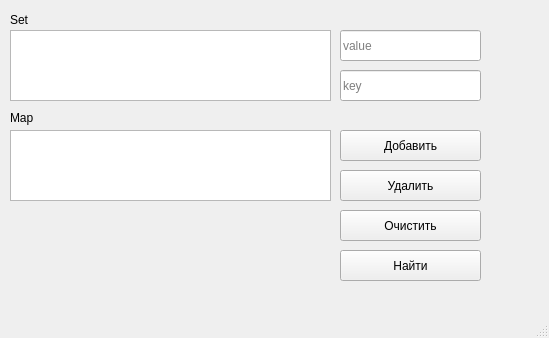
<?xml version="1.0" encoding="UTF-8"?>
<ui version="4.0">
 <class>MainWindow</class>
 <widget class="QMainWindow" name="MainWindow">
  <property name="geometry">
   <rect>
    <x>0</x>
    <y>0</y>
    <width>549</width>
    <height>338</height>
   </rect>
  </property>
  <property name="windowTitle">
   <string>MainWindow</string>
  </property>
  <widget class="QWidget" name="centralwidget">
   <widget class="QPushButton" name="addButton">
    <property name="geometry">
     <rect>
      <x>340</x>
      <y>130</y>
      <width>141</width>
      <height>31</height>
     </rect>
    </property>
    <property name="text">
     <string>Добавить</string>
    </property>
   </widget>
   <widget class="QListWidget" name="listWidget">
    <property name="geometry">
     <rect>
      <x>10</x>
      <y>30</y>
      <width>321</width>
      <height>71</height>
     </rect>
    </property>
   </widget>
   <widget class="QLineEdit" name="lineEdit">
    <property name="geometry">
     <rect>
      <x>340</x>
      <y>30</y>
      <width>141</width>
      <height>31</height>
     </rect>
    </property>
    <property name="placeholderText">
     <string>value</string>
    </property>
   </widget>
   <widget class="QListWidget" name="listWidget_2">
    <property name="geometry">
     <rect>
      <x>10</x>
      <y>130</y>
      <width>321</width>
      <height>71</height>
     </rect>
    </property>
   </widget>
   <widget class="QLabel" name="label">
    <property name="geometry">
     <rect>
      <x>10</x>
      <y>10</y>
      <width>101</width>
      <height>20</height>
     </rect>
    </property>
    <property name="text">
     <string>Set</string>
    </property>
   </widget>
   <widget class="QLabel" name="label_2">
    <property name="geometry">
     <rect>
      <x>10</x>
      <y>110</y>
      <width>71</width>
      <height>16</height>
     </rect>
    </property>
    <property name="text">
     <string>Map</string>
    </property>
   </widget>
   <widget class="QLineEdit" name="lineEdit_2">
    <property name="geometry">
     <rect>
      <x>340</x>
      <y>70</y>
      <width>141</width>
      <height>31</height>
     </rect>
    </property>
    <property name="placeholderText">
     <string>key</string>
    </property>
   </widget>
   <widget class="QPushButton" name="deleteButton">
    <property name="geometry">
     <rect>
      <x>340</x>
      <y>170</y>
      <width>141</width>
      <height>31</height>
     </rect>
    </property>
    <property name="text">
     <string>Удалить</string>
    </property>
   </widget>
   <widget class="QPushButton" name="clearButton">
    <property name="geometry">
     <rect>
      <x>340</x>
      <y>210</y>
      <width>141</width>
      <height>31</height>
     </rect>
    </property>
    <property name="text">
     <string>Очистить</string>
    </property>
   </widget>
   <widget class="QPushButton" name="findButton">
    <property name="geometry">
     <rect>
      <x>340</x>
      <y>250</y>
      <width>141</width>
      <height>31</height>
     </rect>
    </property>
    <property name="text">
     <string>Найти</string>
    </property>
   </widget>
  </widget>
  <widget class="QMenuBar" name="menubar">
   <property name="geometry">
    <rect>
     <x>0</x>
     <y>0</y>
     <width>549</width>
     <height>17</height>
    </rect>
   </property>
  </widget>
  <widget class="QStatusBar" name="statusbar"/>
 </widget>
 <resources/>
 <connections/>
</ui>
